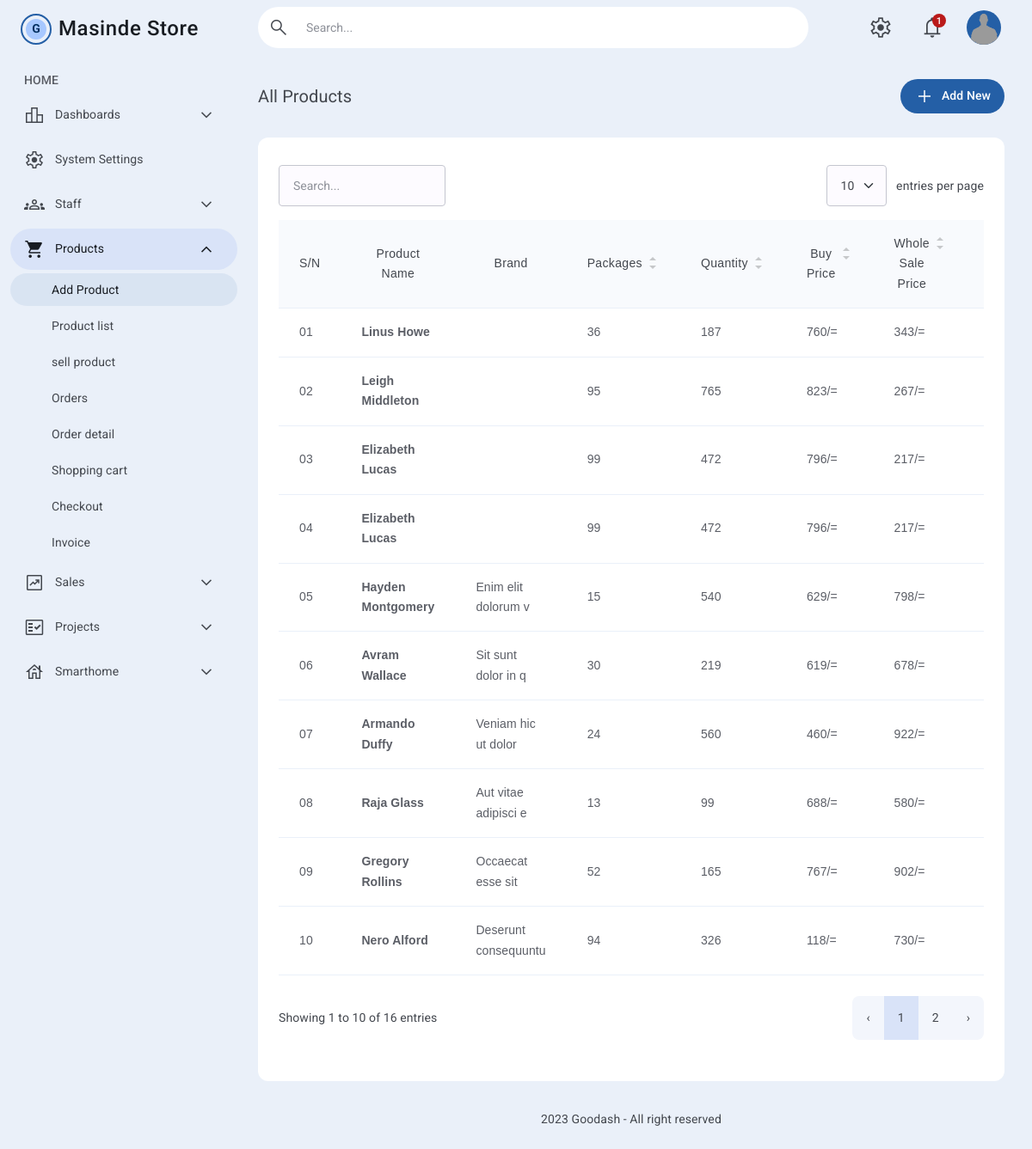
Screenshot of /index.php/product with the database file from the repository.
### tables this page shows
CREATE TABLE `product` (
  `id` int(11) NOT NULL,
  `branch_id` int(11) DEFAULT NULL,
  `store_id` int(11) DEFAULT NULL,
  `name` varchar(255) NOT NULL,
  `brand` varchar(255) DEFAULT NULL,
  `unit` varchar(50) DEFAULT NULL,
  `pkj_amount` int(11) DEFAULT NULL,
  `quantity` int(11) DEFAULT NULL,
  `pkgs_buy_price` int(11) DEFAULT NULL,
  `whole_sale_price` int(11) DEFAULT NULL,
  `retail_sale_price` int(11) DEFAULT NULL,
  `stock_limit` int(11) DEFAULT NULL,
  `expire_date` int(11) DEFAULT NULL,
  `created_at` timestamp NOT NULL DEFAULT current_timestamp(),
  `updated_at` timestamp NULL DEFAULT NULL ON UPDATE current_timestamp()
);

### application/controllers/Product.php (called while the page is built, shortened)
<?php
class Product extends CI_Controller
{
    public function __construct()
    {
        $this->load->model('ProductModel');
         $this->load->model('CartModel');
        $this->load->model('CartItemModel');
    }
    public function index()
    {
        $products = $this->ProductModel->get_products();
        $this->load->view('products/product_list', ['products' => $products]);
    }
}

### index.php (called while the page is built, shortened)
<?php
require_once BASEPATH.'core/CodeIgniter.php';

### application/models/ProductModel.php (called while the page is built, shortened)
<?php
class ProductModel extends CI_Model
{
    public function get_products()
    {
        $products = $this->db->get('Product')->result();
        return $products;
    }
}

### application/views/products/product_list.php (the view, shortened to what this page needs)
<!DOCTYPE html>
<html lang="en">
<head>
  <link rel="stylesheet" id="stylesheet" href="<?php echo base_url('assets/css/style.css')?>">
  <link rel="stylesheet" id="color" href="<?php echo base_url('assets/css/colors.css')?>">
</head>
<body id="body-layout" class="text-body-md relative font-sans font-normal text-gray-700 dark:text-gray-300 bg-surface-500 dark:bg-surfacedark-500 show">
  <?php  include APPPATH.'/views/includes/header.php'?>
  <main class="lg:flex">
    <?php include APPPATH.'/views/includes/sidebar.php'?>
    <div class="main-content flex-grow min-h-[100%] py-20 relative px-4 lg:pr-8 lg:pl-3">
      <div class="flex flex-row justify-between items-center pt-2 pb-6">
        <h2 class="text-title-lg">All Products</h2>
        <div class="flex flex-row gap-3 items-center">
          <a href="<?= site_url('product/create_index')?>" class="btn relative flex flex-row items-center justify-center gap-x-2 py-2 px-4 rounded-[6.25rem] hover:shadow-md text-sm tracking-[.00714em] font-medium bg-primary-600 text-white dark:bg-primary-200 dark:text-primary-800">
            <span class="material-symbols-outlined">add</span>
            Add New
         </a>
        </div>
      </div>
      <div class="grid grid-cols-1 sm:gap-4 md:gap-6">
        <div class="px-6 py-8 flex flex-col rounded-xl bg-white dark:bg-gray-900">
          <div class="relative overflow-auto scrollbars">
            <table class="table-sorter table-bordered-bottom table-hover">
              <thead>
                <tr>
                  <th data-sortable="false">S/N</th>
                  <th data-sortable="false">Product Name</th>
                  <th data-sortable="false">Brand</th>
                  <th data-sortable="true">Packages</th>
                  <th data-sortable="true">Quantity</th>
                  <th data-sortable="true">Buy Price</th>
                  <th data-sortable="true">Whole Sale Price</th>
                </tr>
              </thead>
              <tbody>
                <?php $rowId = 1?>
                <?php foreach($products as $product):?>
                <tr class="[&.selected]:!bg-primary-100 dark:[&.selected]:!bg-primary-700">
                  <td class="!px-0">
                    <?= $rowId < 10 ? "0".$rowId++: $rowId ?>
                  </td>
                  <td>
                    <div class="flex items-center gap-3">
                      <div class="flex flex-col">
                        <h4 class="font-semibold"><?= $product->name ?></h4>
                      </div>
                    </div>
                  </td>
                  <td>
                    <?= $product->brand ?>
                  </td>
                  <td><?= $product->pkj_amount?></td>
                  <td><?= $product->quantity ?></td>
                  <td><?= number_format($product->pkgs_buy_price).'/=' ?></td>
                  <td><?= number_format($product->whole_sale_price).'/=' ?></td>
                </tr>
                <?php endforeach?>
              </tbody>
            </table>
          </div>
        </div>
      </div>
    </div>
  </main>
<?php include APPPATH.'/views/includes/footer.php'?>

### rows the page displays
product: name "Linus Howe", pkj_amount "36", quantity "187", pkgs_buy_price "760", whole_sale_price "343"
product: name "Leigh Middleton", pkj_amount "95", quantity "765", pkgs_buy_price "823", whole_sale_price "267"
product: name "Elizabeth Lucas", pkj_amount "99", quantity "472", pkgs_buy_price "796", whole_sale_price "217"
product: name "Elizabeth Lucas", pkj_amount "99", quantity "472", pkgs_buy_price "796", whole_sale_price "217"
product: name "Hayden Montgomery", brand "Enim elit dolorum v", pkj_amount "15", quantity "540", pkgs_buy_price "629", whole_sale_price "798"
product: name "Avram Wallace", brand "Sit sunt dolor in q", pkj_amount "30", quantity "219", pkgs_buy_price "619", whole_sale_price "678"
product: name "Armando Duffy", brand "Veniam hic ut dolor", pkj_amount "24", quantity "560", pkgs_buy_price "460", whole_sale_price "922"
product: name "Raja Glass", brand "Aut vitae adipisci e", pkj_amount "13", quantity "99", pkgs_buy_price "688", whole_sale_price "580"
product: name "Gregory Rollins", brand "Occaecat esse sit", pkj_amount "52", quantity "165", pkgs_buy_price "767", whole_sale_price "902"
product: name "Nero Alford", brand "Deserunt consequuntu", pkj_amount "94", quantity "326", pkgs_buy_price "118", whole_sale_price "730"
